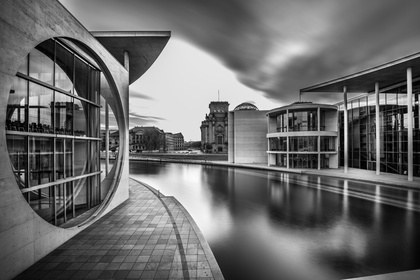
%> input picture MATLAB/Images For Test/17493.jpg, 420 x 280 px, shrunk from 1500 x 1000 before the run
$ octave --eval "result = Butterworth_High_pass_filter(imread('Images For Test/17493.jpg'));"   (GNU Octave 9; MATLAB toolbox functions it lacks are replaced by stand-ins)
%> lines starting %> are read from the running program, lines starting %| are printed output that depends on the picture
function [n] = Butterworth_High_pass_filter(img, D0, nb)
    if nargin < 3
        nb = 2;
    end
    if nargin < 2
        D0 = 30;
    end

    [H, W, L] = size(img);
%> H = 280; W = 420; L = 3

    filter_low_pass = zeros(H, W, L);

    for k = 1:L
        for i = 1:H
            for j = 1:W
                dis = sqrt((i - (H/2)).^2 + (j - (W/2)).^2);
                filter_low_pass(i, j, k) = 1 / (1 + (dis / D0)^(2 * nb));
            end
        end
    end
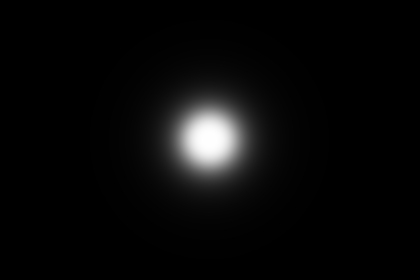
%> filter_low_pass: size 280x420x3 double; min 0.0002, max 1, mean 0.0371

    filter_high_pass = 1 - filter_low_pass;
    f1 = fft2(img);
    f1 = fftshift(f1);
    n = f1 .* filter_high_pass;
    n = fftshift(n);
    n = ifft2(n);
    n = abs(n);
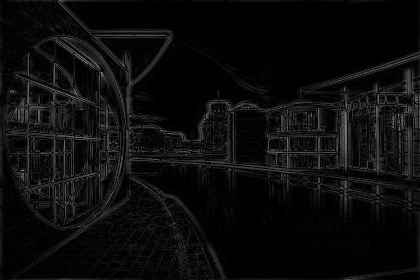
%> n: size 280x420x3 double; min 0.000799, max 152, mean 12.5
    n = mat2gray(n);
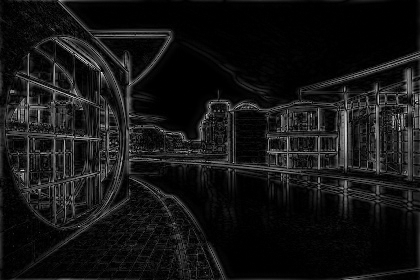
%> n: size 280x420x3 double; min 0, max 1, mean 0.0821

end

$ run again, on MATLAB/Images For Test/SP.jpg
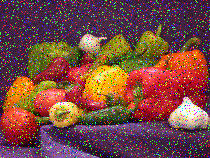
%> input picture MATLAB/Images For Test/SP.jpg, 210 x 158 px
%> after the loop in Butterworth_High_pass_filter, `for k = 1:L`:
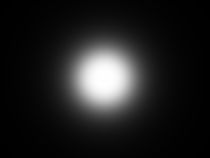
%> filter_low_pass: size 158x210x3 double; min 0.00271, max 1, mean 0.126
%> in Butterworth_High_pass_filter, `n = mat2gray(n);`:
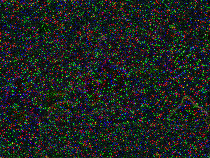
%> n: size 158x210x3 double; mean R, G, B 0.117, 0.141, 0.129

$ run again, on MATLAB/Images For Test/WhatsApp Image 2025-11-30 at 18.36.45_f580cf26.jpg
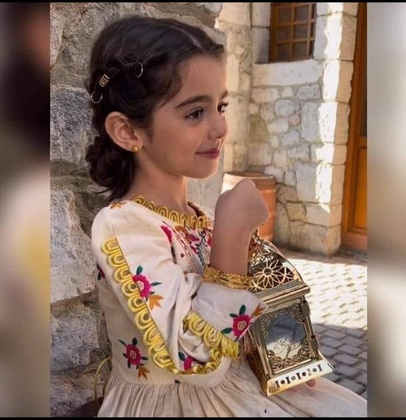
%> input picture MATLAB/Images For Test/WhatsApp Image 2025-11-30 at 18.36.45_f580cf26.jpg, 406 x 420 px, shrunk from 720 x 745 before the run
%> after the loop in Butterworth_High_pass_filter, `for k = 1:L`:
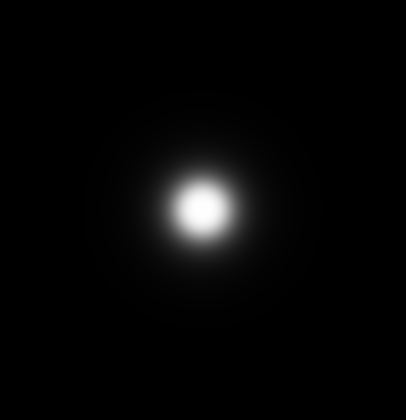
%> filter_low_pass: size 420x406x3 double; min 0.000111, max 1, mean 0.0258
%> in Butterworth_High_pass_filter, `n = mat2gray(n);`:
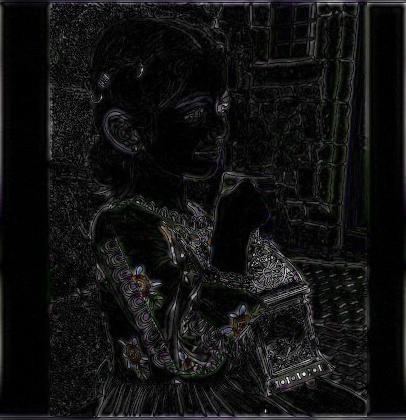
%> n: size 420x406x3 double; mean R, G, B 0.0718, 0.0721, 0.0719
